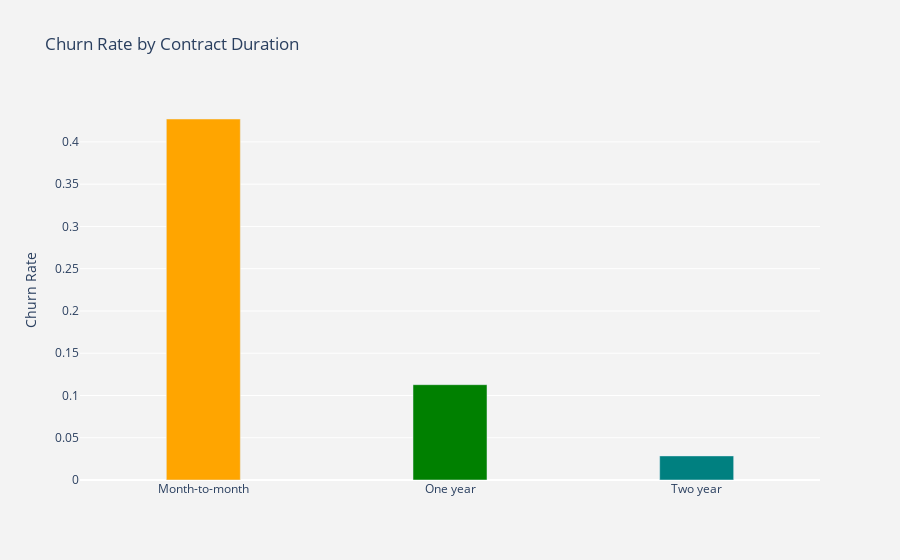

The cell this chart's notebook holds for it:
### Code cell
# Visualize Churn by Contract Duration
plot_by_contract = churn_dataset.groupby('Contract').Churn.mean().reset_index()
plot_data = [
    go.Bar(
        x=plot_by_contract['Contract'],
        y=plot_by_contract['Churn'],
        width = [0.3, 0.3, 0.3, 0.3],
        marker=dict(
        color=['orange', 'green', 'teal', 'magenta'])
    )
]
plot_layout = go.Layout(
        xaxis={"type": "category"},
        yaxis={"title": "Churn Rate"},
        title='Churn Rate by Contract Duration',
        plot_bgcolor  = 'rgb(243,243,243)',
        paper_bgcolor  = 'rgb(243,243,243)',
    )
fig = go.Figure(data=plot_data, layout=plot_layout)
po.iplot(fig)

### Figure 1 — Plotly figure (JSON) as saved in the notebook; plotly's stock layout.template omitted (floating-point values rounded to 4 significant figures)
{"data": [{"marker": {"color": ["orange", "green", "teal", "magenta"]}, "type": "bar", "width": [0.3, 0.3, 0.3, 0.3], "x": ["Month-to-month", "One year", "Two year"], "y": [0.4271, 0.1128, 0.02849]}], "layout": {"autosize": true, "paper_bgcolor": "rgb(243,243,243)", "plot_bgcolor": "rgb(243,243,243)", "title": {"text": "Churn Rate by Contract Duration"}, "xaxis": {"autorange": true, "range": [-0.5, 2.5], "type": "category"}, "yaxis": {"autorange": true, "range": [0, 0.4496], "title": {"text": "Churn Rate"}, "type": "linear"}}}
